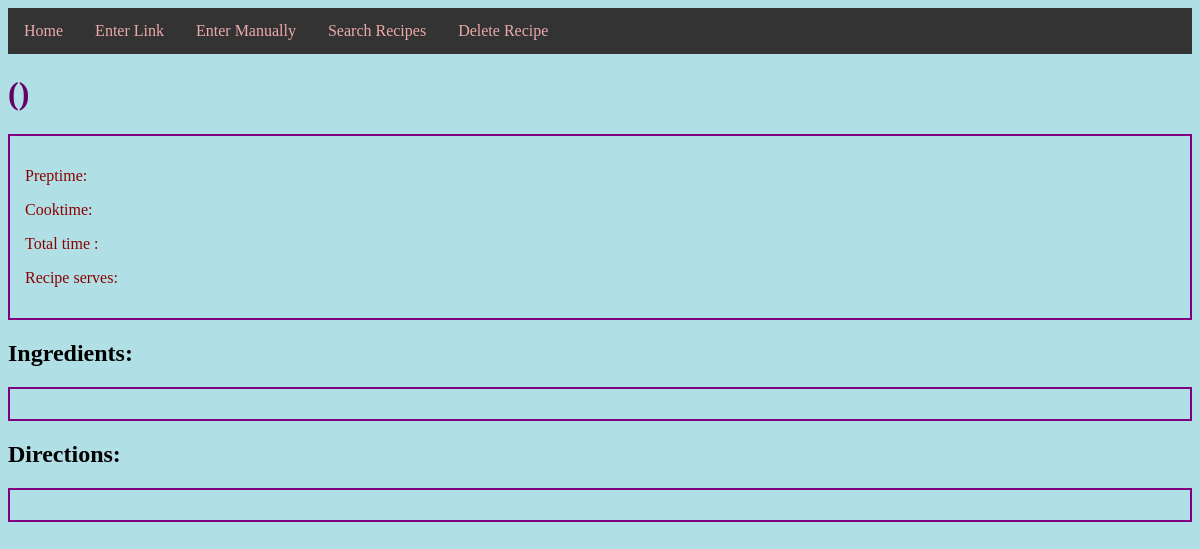
Page /showrecipe/13 on the earlier database version.
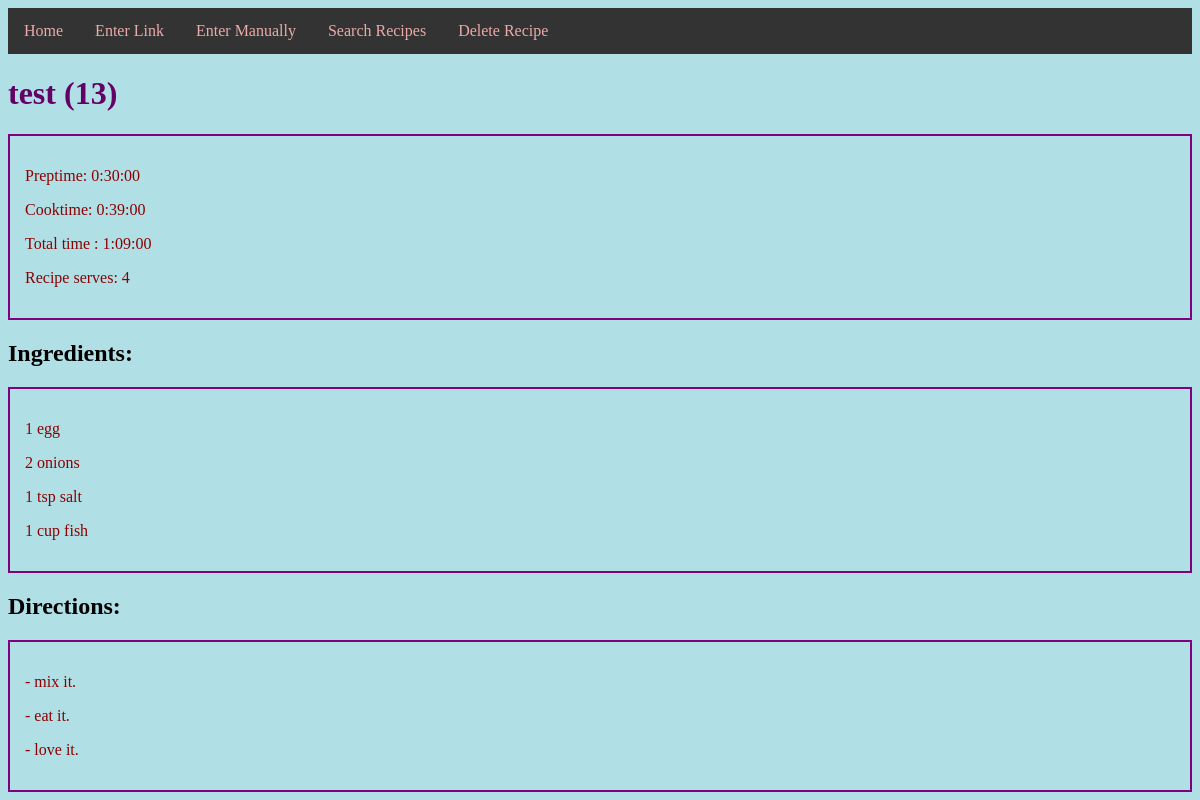
Same page on the later database version.
### recipeapp/models.py (models this page shows, shortened)
class Recipe(db.Model):
    __tablename__ = 'recipes'
    id = db.Column(db.Integer, primary_key=True)
    title = db.Column(db.String(), nullable = False)
    source = db.Column(db.String())
    preptime = db.Column(db.Interval())
    cooktime = db.Column(db.Interval())
    totaltime = db.Column(db.Interval())
    serves = db.Column(db.String(30))
    directions = db.relationship('Directions', backref = 'recipe', cascade="all, delete-orphan")
    ingredients = db.relationship('Ingredient', backref = 'recipe', cascade="all, delete-orphan")

class Ingredient(db.Model):
    __tablename__ = 'ingredients'
    id = db.Column(db.Integer, primary_key=True)
    line = db.Column(db.String())
    recipe_id = db.Column(db.Integer, db.ForeignKey('recipes.id'))

class Directions(db.Model):
    __tablename__ = 'directions'
    id = db.Column(db.Integer, primary_key=True)
    line = db.Column(db.String())
    recipe_id = db.Column(db.Integer, db.ForeignKey('recipes.id'))

### recipeapp/routes.py (the view)
@app.route('/showrecipe/<id>', methods=['POST', 'GET'])
def showrecipe(id):
    recipe_id = id
    recipe = Recipe.query.get(recipe_id)
    return render_template('showrecipe.html', recipe=recipe)

### recipeapp/templates/showrecipe.html
{% extends 'layout.html' %}
{% block content %}
    <h1>{{ recipe.title }} ({{ recipe.id }})</h1>
      <div class=container>
        <p>Preptime:  {{ recipe.preptime }}</p>
        <p>Cooktime:  {{ recipe.cooktime }}</p>
        <p>Total time : {{ recipe.totaltime }}</p>
        <p>Recipe serves:  {{ recipe.serves }}</p>
      </div>
    <h2>Ingredients:</h2>
      <div class=container>
        {% for line in recipe.ingredients %}
          <p> {{ line.line }}</p>
        {% endfor %}
      </div>
    <h2>Directions:</h2>
      <div class=container>
        {% for line in recipe.directions %}
          <p>-  {{ line.line }}</p>
        {% endfor %}
      </div>
{% endblock content %}

Differences in the rows shown:
added Recipe: title "test", id "13", preptime "0:30:00", cooktime "0:39:00", totaltime "1:09:00", serves "4"
added Ingredient: line "1 egg"
added Ingredient: line "2 onions"
added Ingredient: line "1 tsp salt"
added Ingredient: line "1 cup fish"
added Directions: line "mix it."
added Directions: line "eat it."
added Directions: line "love it."
